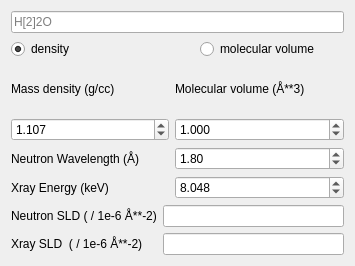
<?xml version="1.0" encoding="UTF-8"?>
<ui version="4.0">
 <class>Form</class>
 <widget class="QWidget" name="Form">
  <property name="windowModality">
   <enum>Qt::NonModal</enum>
  </property>
  <property name="geometry">
   <rect>
    <x>0</x>
    <y>0</y>
    <width>355</width>
    <height>266</height>
   </rect>
  </property>
  <property name="windowTitle">
   <string>SLD calculator</string>
  </property>
  <layout class="QGridLayout" name="gridLayout">
   <item row="0" column="0" colspan="4">
    <widget class="QLineEdit" name="chemical_formula">
     <property name="text">
      <string/>
     </property>
     <property name="placeholderText">
      <string>H[2]2O</string>
     </property>
    </widget>
   </item>
   <item row="1" column="3" alignment="Qt::AlignHCenter">
    <widget class="QRadioButton" name="use_volume">
     <property name="text">
      <string>molecular volume</string>
     </property>
    </widget>
   </item>
   <item row="2" column="0" colspan="3">
    <widget class="QLabel" name="label_5">
     <property name="text">
      <string>Mass density (g/cc)</string>
     </property>
    </widget>
   </item>
   <item row="2" column="3">
    <widget class="QLabel" name="label_6">
     <property name="text">
      <string>Molecular volume (Å**3)</string>
     </property>
    </widget>
   </item>
   <item row="3" column="0" colspan="3">
    <widget class="QDoubleSpinBox" name="mass_density">
     <property name="sizePolicy">
      <sizepolicy hsizetype="Expanding" vsizetype="Fixed">
       <horstretch>0</horstretch>
       <verstretch>0</verstretch>
      </sizepolicy>
     </property>
     <property name="decimals">
      <number>3</number>
     </property>
     <property name="singleStep">
      <double>0.001000000000000</double>
     </property>
     <property name="value">
      <double>1.107000000000000</double>
     </property>
    </widget>
   </item>
   <item row="3" column="3">
    <widget class="QDoubleSpinBox" name="molecular_volume">
     <property name="sizePolicy">
      <sizepolicy hsizetype="Expanding" vsizetype="Fixed">
       <horstretch>0</horstretch>
       <verstretch>0</verstretch>
      </sizepolicy>
     </property>
     <property name="decimals">
      <number>3</number>
     </property>
     <property name="maximum">
      <double>1000000000.000000000000000</double>
     </property>
     <property name="singleStep">
      <double>0.010000000000000</double>
     </property>
     <property name="value">
      <double>1.000000000000000</double>
     </property>
    </widget>
   </item>
   <item row="4" column="0" colspan="3">
    <widget class="QLabel" name="label_4">
     <property name="text">
      <string>Neutron Wavelength (Å)</string>
     </property>
    </widget>
   </item>
   <item row="4" column="3">
    <widget class="QDoubleSpinBox" name="neutron_wavelength">
     <property name="maximum">
      <double>20.000000000000000</double>
     </property>
     <property name="singleStep">
      <double>0.010000000000000</double>
     </property>
     <property name="value">
      <double>1.800000000000000</double>
     </property>
    </widget>
   </item>
   <item row="5" column="0" colspan="2">
    <widget class="QLabel" name="label_3">
     <property name="text">
      <string>Xray Energy (keV)</string>
     </property>
    </widget>
   </item>
   <item row="5" column="3">
    <widget class="QDoubleSpinBox" name="xray_energy">
     <property name="decimals">
      <number>3</number>
     </property>
     <property name="singleStep">
      <double>0.001000000000000</double>
     </property>
     <property name="value">
      <double>8.048000000000000</double>
     </property>
    </widget>
   </item>
   <item row="7" column="0">
    <widget class="QLabel" name="label_2">
     <property name="text">
      <string>Xray SLD  ( / 1e-6 Å**-2)</string>
     </property>
    </widget>
   </item>
   <item row="7" column="1" colspan="3">
    <widget class="QLineEdit" name="xray_SLD">
     <property name="readOnly">
      <bool>true</bool>
     </property>
    </widget>
   </item>
   <item row="6" column="0">
    <widget class="QLabel" name="label">
     <property name="text">
      <string>Neutron SLD ( / 1e-6 Å**-2)</string>
     </property>
    </widget>
   </item>
   <item row="6" column="1" colspan="3">
    <widget class="QLineEdit" name="neutron_SLD">
     <property name="readOnly">
      <bool>true</bool>
     </property>
    </widget>
   </item>
   <item row="1" column="0">
    <widget class="QRadioButton" name="use_density">
     <property name="text">
      <string>density</string>
     </property>
     <property name="checked">
      <bool>true</bool>
     </property>
    </widget>
   </item>
  </layout>
 </widget>
 <tabstops>
  <tabstop>chemical_formula</tabstop>
  <tabstop>use_volume</tabstop>
  <tabstop>mass_density</tabstop>
  <tabstop>molecular_volume</tabstop>
  <tabstop>neutron_wavelength</tabstop>
  <tabstop>xray_energy</tabstop>
  <tabstop>neutron_SLD</tabstop>
  <tabstop>xray_SLD</tabstop>
 </tabstops>
 <resources/>
 <connections/>
</ui>
